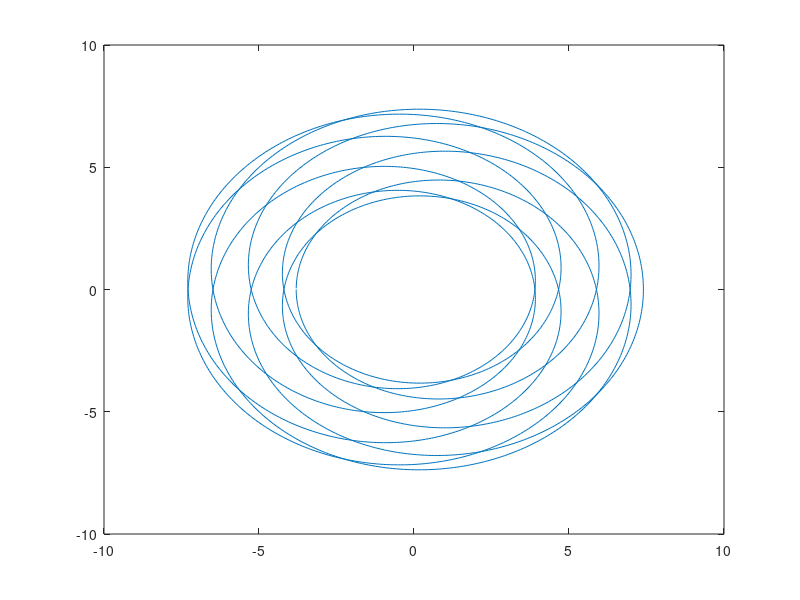

Write the MATLAB code that produced this figure.
n = 4;
m = 5;
a = 7;
t = [0:0.01:2*m*pi];
x = (1 + n/m)*cos((n/m)*t) - a*(n/m)*cos((1 + n/m)*t);
y = (1 + n/m)*sin((n/m)*t) - a*(n/m)*sin((1 + n/m)*t);
plot(x,y);